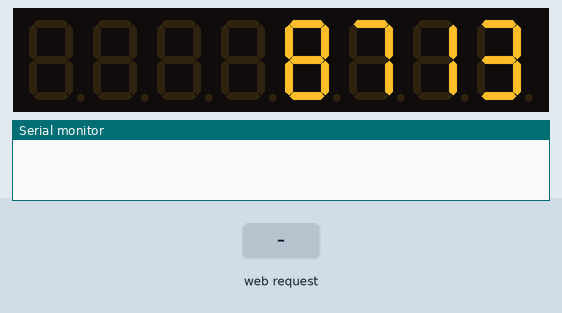
This sketch was run on a simulated ESP32. Shown: 8-digit seven-segment display, the last lines printed to the serial monitor. Inputs (shaded band) come from the test bench. WiFi joins after 1.5 s; servers stay silent unless stated; random numbers use the default seed unless the sketch sets one.

Above: at 0.1 s.
At 5.1 s:
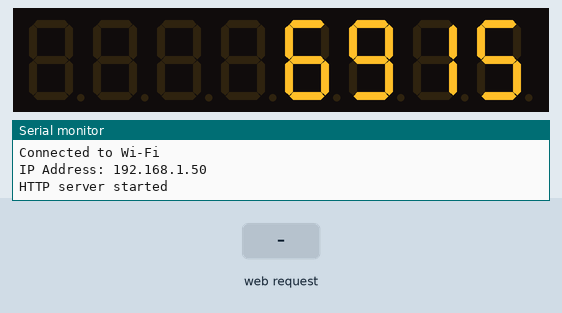
5.2 s: HTTP request GET /setFloor?current=1&destination=1 received
At 8.0 s:
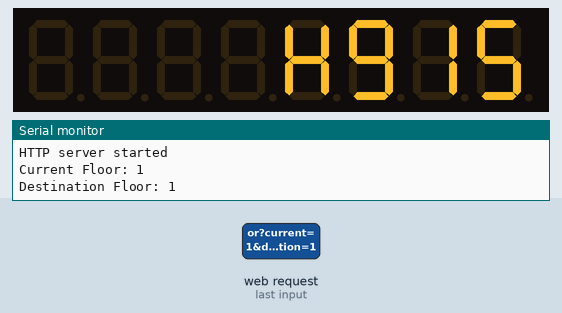
Timing chart, 0 to 9.5 s (numbered marks = the images above; inputs shaded):
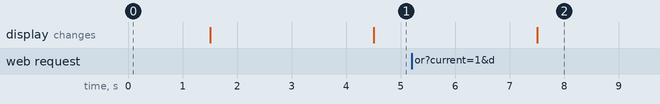

The sketch:

Arduino_Code_to_simulate_Lift_Movement_in_hardware.ino
```cpp
#include <WiFi.h>
#include <WebServer.h>
#include <LedControl.h>

// Secure Wi-Fi credentials (stored in Flash Memory)
#define WIFI_SSID "Vignesh"
#define WIFI_PASS "Vignesh29"

// Pins for MAX7219
#define DIN_PIN   23
#define CLK_PIN   18
#define CS_PIN    5

// Initialize the LED controller
LedControl lc = LedControl(DIN_PIN, CLK_PIN, CS_PIN, 1);

// Mutex for synchronization
portMUX_TYPE liftMutex = portMUX_INITIALIZER_UNLOCKED;

// Lift Data
int liftFloors[4] = {3, 1, 7, 8};
bool liftDirections[4] = {true, false, true, false};  // true = up, false = down

// Server initialization
WebServer server(80);

// Global variables
int currentFloor = -1;
int destinationFloor = -1;
bool liftOperational[4] = {true, true, true, true};  // Lift availability tracking
void handleLiftStatus() {
    String status = "Lift Status:\n";
    for (int i = 0; i < 4; i++) {
        status += "Lift " + String(i) + ": Floor " + String(liftFloors[i]) +
                  " | Direction: " + (liftDirections[i] ? "Up" : "Down") +
                  " | Operational: " + (liftOperational[i] ? "Yes" : "No") + "\n";
    }
    server.send(200, "text/plain", status);
}

void setup() {
    Serial.begin(115200);

    lc.shutdown(0, false);
    lc.setIntensity(0, 8);
    lc.clearDisplay(0);

    for (int i = 0; i < 4; i++) {
        lc.setDigit(0, i, liftFloors[i], false);
    }

    // Connect to Wi-Fi securely
    WiFi.begin(WIFI_SSID, WIFI_PASS);
    while (WiFi.status() != WL_CONNECTED) {
        delay(500);
        Serial.println("Connecting to Wi-Fi...");
    }
    Serial.println("Connected to Wi-Fi");
    Serial.print("IP Address: ");
    Serial.println(WiFi.localIP());

    // Server routes
    server.on("/", handleRoot);
    server.on("/setFloor", handleSetFloor);
    server.on("/liftStatus", handleLiftStatus);
    server.begin();
    Serial.println("HTTP server started");
}

void loop() {
    server.handleClient();
    updateLifts();
    monitorLiftFailures();
    delay(3000);
}

// Root request handler
void handleRoot() {
    server.send(200, "text/plain", "Lift Tracking System Active");
}

// Handle floor input request
void handleSetFloor() {
    if (!server.hasArg("current") || !server.hasArg("destination")) {
        server.send(400, "text/plain", "Error: Provide 'current' and 'destination' parameters.");
        return;
    }

    currentFloor = server.arg("current").toInt();
    destinationFloor = server.arg("destination").toInt();

    Serial.print("Current Floor: "); Serial.println(currentFloor);
    Serial.print("Destination Floor: "); Serial.println(destinationFloor);

    // Select best lift
    int chosenLift = selectBestLift(currentFloor, destinationFloor);

    if (chosenLift == -1) {
        server.send(500, "text/plain", "Error: No operational lifts available.");
        return;
    }

    const char* liftNames[] = {"B", "A", "C", "D"};
    server.send(200, "text/plain", liftNames[chosenLift]);

    // Highlight selected lift for better UI visibility
    lc.setChar(0, chosenLift, 'H', false);
    delay(3000);
    lc.setDigit(0, chosenLift, liftFloors[chosenLift], false);
}

// Lift Selection Logic with Weighted Prioritization
int selectBestLift(int current, int destination) {
    bool goingUp = (current < destination);
    int bestLift = -1;
    int bestPriority = 999;

    taskENTER_CRITICAL(&liftMutex); // Lock to prevent race conditions

    for (int i = 0; i < 4; i++) {
        if (!liftOperational[i]) continue; // Skip unavailable lifts

        int priority = abs(liftFloors[i] - current);

        if (goingUp && liftDirections[i] && liftFloors[i] < current) {
            if (priority < bestPriority) {
                bestPriority = priority;
                bestLift = i;
            }
        } else if (!goingUp && !liftDirections[i] && liftFloors[i] > current) {
            if (priority < bestPriority) {
                bestPriority = priority;
                bestLift = i;
            }
        }
    }

    // Fallback logic
    if (bestLift == -1) {
        bestPriority = 999;
        for (int i = 0; i < 4; i++) {
            if (!liftOperational[i]) continue;
            if ((goingUp && !liftDirections[i]) || (!goingUp && liftDirections[i])) {
                if (bestLift == -1 || liftFloors[i] < bestPriority) {
                    bestLift = i;
                    bestPriority = liftFloors[i];
                }
            }
        }
    }

    taskEXIT_CRITICAL(&liftMutex); // Unlock mutex
    return bestLift;
}

// Move lifts dynamically
void updateLifts() {
    taskENTER_CRITICAL(&liftMutex);

    for (int i = 0; i < 4; i++) {
        if (!liftOperational[i]) continue;

        liftFloors[i] += liftDirections[i] ? 1 : -1;

        if (liftFloors[i] >= 9) {
            liftFloors[i] = 9;
            liftDirections[i] = false;
        } else if (liftFloors[i] <= 0) {
            liftFloors[i] = 0;
            liftDirections[i] = true;
        }

        lc.setDigit(0, i, liftFloors[i], false);
    }

    taskEXIT_CRITICAL(&liftMutex);
}

// Simulate Lift Failures Every 30 Seconds
void monitorLiftFailures() {
    static unsigned long lastFailureTime = millis();
    if (millis() - lastFailureTime >= 30000) {
        int failedLift = random(0, 4);
        liftOperational[failedLift] = false;

        Serial.print("Lift "); Serial.print(failedLift); Serial.println(" stopped temporarily.");

        sendFailureNotification(failedLift);
        delay(10000);
        liftOperational[failedLift] = true;

        Serial.print("Lift "); Serial.print(failedLift); Serial.println(" resumed operation.");
        lastFailureTime = millis();
    }
}

// Send Email Notification
void sendFailureNotification(int liftID) {
    Serial.print("Sending email: Lift ");
    Serial.print(liftID);
    Serial.println(" is out of service.");
    // SMTP email logic here
}
```
